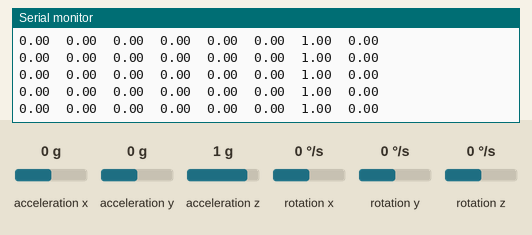
This sketch was run on a simulated ESP32. Parts: the last lines printed to the serial monitor. The test bench sets the inputs (shaded band); at power-on: acceleration x 0 g, acceleration y 0 g, acceleration z 1 g, rotation z 0 °/s, rotation x 0 °/s, rotation y 0 °/s.

Above: at 4.2 s.
4.3 s: acceleration x set to -1.4 g
At 5.0 s:
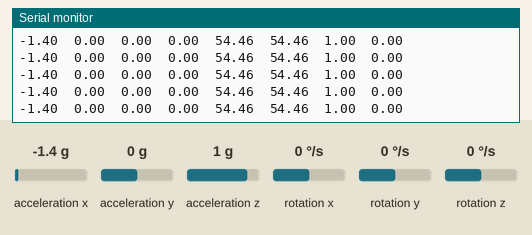
5.8 s: acceleration y set to -1.4 g
At 6.9 s:
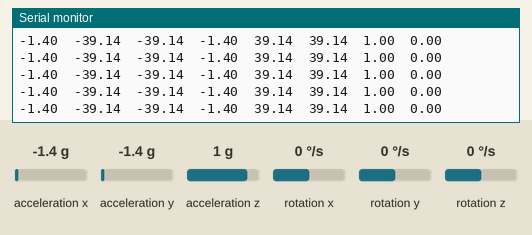
7.3 s: acceleration z set to -1.4 g
At 8.4 s:
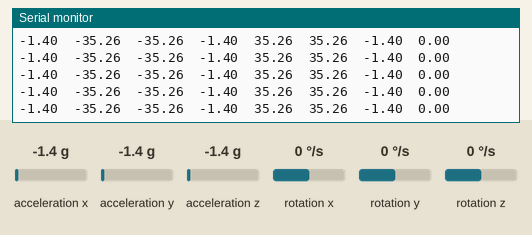
8.8 s: rotation z set to -192 °/s
At 9.7 s:
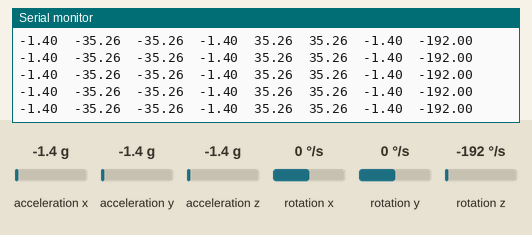
Timing chart, 0 to 11.3 s (numbered marks = the images above; inputs shaded):
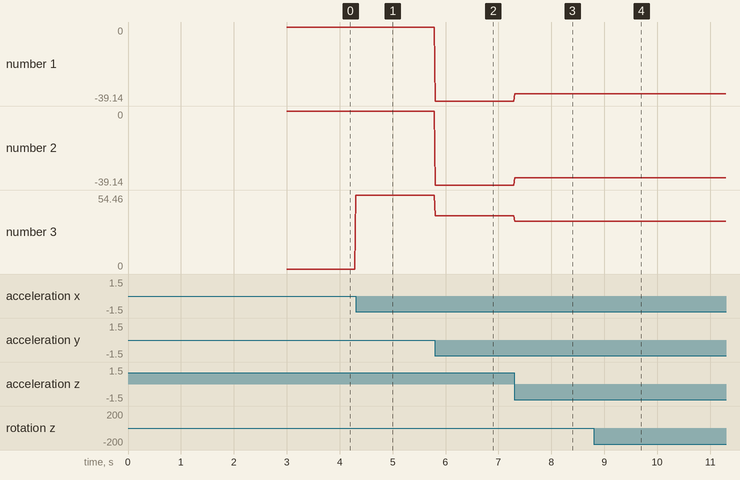

Measured:
- after the input at 4.3 s, the serial monitor: prints a new line at once (image 1)
- after the input at 5.8 s, the serial monitor: prints a new line at once (image 2)
- after the input at 7.3 s, the serial monitor: prints a new line at once (image 3)
- after the input at 8.8 s, the serial monitor: prints a new line at once (image 4)
- plotted number 1: 0 → -39.14 after the input at 5.8 s, -39.14 → -35.26 after the input at 7.3 s
- plotted number 2: 0 → -39.14 after the input at 5.8 s, -39.14 → -35.26 after the input at 7.3 s
- plotted number 3: 0 → 54.46 after the input at 4.3 s, 54.46 → 39.14 after the input at 5.8 s, 39.14 → 35.26 after the input at 7.3 s

The sketch:

GetAll_MPUData.ino
```cpp
// #include <MPU6050_tockn.h>
// #include <Wire.h>

// MPU6050 mpu6050(Wire);

// long timer = 0;

// void setup() {
//   Serial.begin(115200);
//   Wire.begin(13,14);
//   mpu6050.begin();
//   mpu6050.calcGyroOffsets(true);
// }

// void loop() {
//   mpu6050.update();

//   if(millis() - timer > 100){

//     Serial.println("=======================================================");
//     Serial.print("temp : ");Serial.println(mpu6050.getTemp());
//     Serial.print("accX : ");Serial.print(mpu6050.getAccX());
//     Serial.print("\taccY : ");Serial.print(mpu6050.getAccY());
//     Serial.print("\taccZ : ");Serial.println(mpu6050.getAccZ());

//     Serial.print("gyroX : ");Serial.print(mpu6050.getGyroX());
//     Serial.print("\tgyroY : ");Serial.print(mpu6050.getGyroY());
//     Serial.print("\tgyroZ : ");Serial.println(mpu6050.getGyroZ());

//     Serial.print("accAngleX : ");Serial.print(mpu6050.getAccAngleX());
//     Serial.print("\taccAngleY : ");Serial.println(mpu6050.getAccAngleY());

//     Serial.print("gyroAngleX : ");Serial.print(mpu6050.getGyroAngleX());
//     Serial.print("\tgyroAngleY : ");Serial.print(mpu6050.getGyroAngleY());
//     Serial.print("\tgyroAngleZ : ");Serial.println(mpu6050.getGyroAngleZ());

//     Serial.print("angleX : ");Serial.print(mpu6050.getAngleX());
//     Serial.print("\tangleY : ");Serial.print(mpu6050.getAngleY());
//     Serial.print("\tangleZ : ");Serial.println(mpu6050.getAngleZ());
//     Serial.println("=======================================================\n");
//     timer = millis();

//   }

// }


#include <MPU6050_tockn.h>
#include <Wire.h>

#define SDA_PIN 13
#define SCL_PIN 14

MPU6050 mpu6050(Wire);

void setup() {
  Serial.begin(115200);
  Wire.begin(SDA_PIN, SCL_PIN);

  mpu6050.begin();
  mpu6050.calcGyroOffsets(true);
}

void loop() {
  mpu6050.update();

  // Output ONLY numbers (tab-separated)
  Serial.print(mpu6050.getAccX());   // g
  Serial.print("\t");
  Serial.print(mpu6050.getAccAngleX());
  Serial.print("\t");
  Serial.print(mpu6050.getAngleX());
  Serial.print("\t");
  Serial.print(mpu6050.getAccY());   // g
  Serial.print("\t");
  Serial.print(mpu6050.getAccAngleY());
  Serial.print("\t");
  Serial.print(mpu6050.getAngleY());
  Serial.print("\t");
  Serial.print(mpu6050.getAccZ());   // g
  Serial.print("\t");
  // Serial.print(mpu6050.getAngleZ());
  // Serial.print("\t");
  Serial.println(mpu6050.getGyroZ()); // deg/s

  delay(20);  // ~50 Hz
}
```
